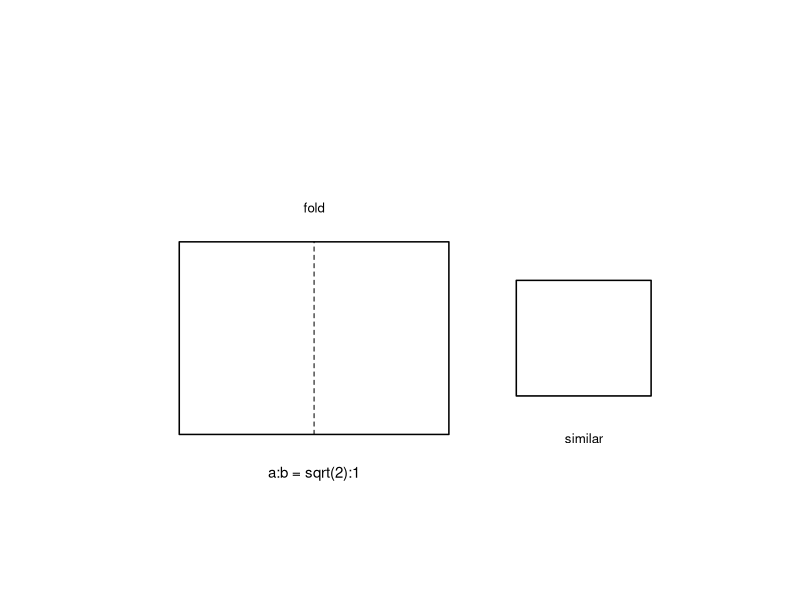
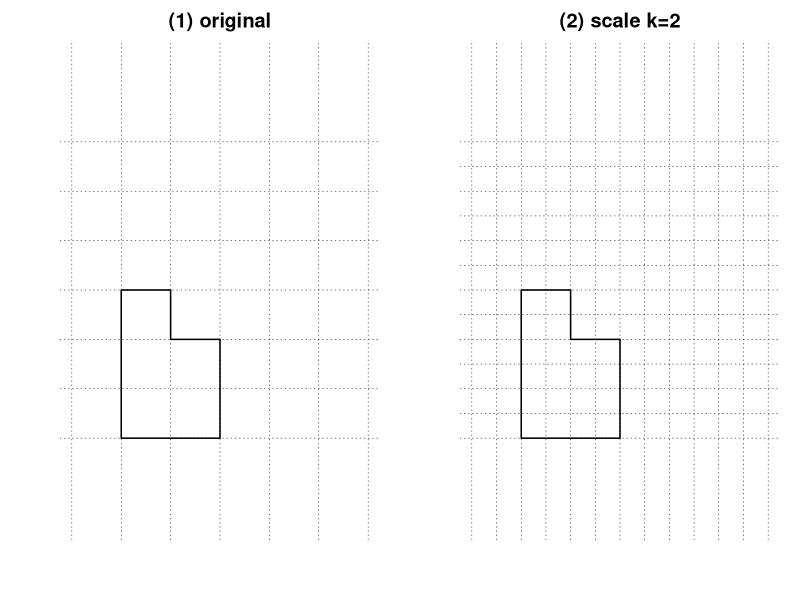

R code for these plots, in order:
setwd("C:/Users/18904/Github/junior-mathematics/codes")
if(!dir.exists("../figures"))dir.create("../figures")

# week162-1: rectangle folded to similar ratio sqrt(2)
draw1=function(){
  plot(0,0,xlim=c(0,6),ylim=c(0,4),type="n",asp=1,axes=FALSE,xlab="",ylab="")
  # original rectangle 2 x sqrt(2) scaled
  rect(0.5,0.5,3.3,2.5,lwd=1.5)
  # fold line vertical midpoint
  segments(1.9,0.5,1.9,2.5,lty=2)
  text(1.9,2.7,"fold",pos=3,cex=0.8)
  text(1.9,0.25,"a:b = sqrt(2):1",pos=1,cex=0.9)
  # folded rectangle
  rect(4,0.9,5.4,2.1,lwd=1.5)
  text(4.7,0.6,"similar",pos=1,cex=0.8)
}
cairo_pdf("../figures/week162-1.pdf",width=4,height=4,family="sans");draw1();dev.off()
svglite::svglite("../figures/week162-1.svg",width=4,height=4);draw1();dev.off()

# week162-2: (1) original step shape on grid; (2) scaled by factor 2
draw2=function(){
  par(mfrow=c(1,2),mar=c(3,3,2,1))
  # (1) original step shape on 6x6 grid
  plot(0,0,xlim=c(0,6),ylim=c(0,6),type="n",asp=1,axes=FALSE,xlab="",ylab="",main="(1) original")
  for(i in 0:6) abline(v=i,h=i,lty=3,lwd=0.5)
  # step shape vertices: (1,0)-(3,0)-(3,2)-(2,2)-(2,3)-(1,3)-(1,0)
  sx=c(1,3,3,2,2,1,1); sy=c(0,0,2,2,3,3,0)
  polygon(sx,sy,lwd=1.5)
  # (2) scaled by 2
  plot(0,0,xlim=c(0,12),ylim=c(0,12),type="n",asp=1,axes=FALSE,xlab="",ylab="",main="(2) scale k=2")
  for(i in 0:12) abline(v=i,h=i,lty=3,lwd=0.5)
  polygon(2*sx,2*sy,lwd=1.5)
}
cairo_pdf("../figures/week162-2.pdf",width=8,height=4,family="sans");draw2();dev.off()
svglite::svglite("../figures/week162-2.svg",width=8,height=4);draw2();dev.off()
